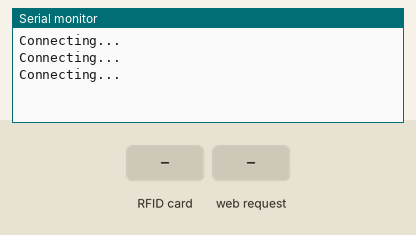
Bench run of a sketch on a simulated ESP8266 (NodeMCU). On the bench: the last lines printed to the serial monitor. Inputs (shaded band) come from the test bench. WiFi joins after 1.5 s; servers stay silent unless stated.

Above: at 2.7 s.
2.8 s: RFID card 5E 7A 19 C4 held to the reader
At 4.0 s:
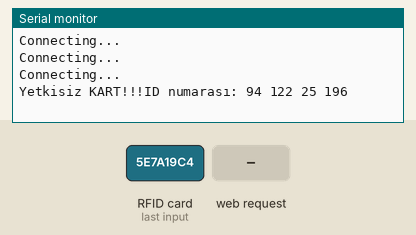
4.3 s: HTTP request GET /update received
At 4.8 s:
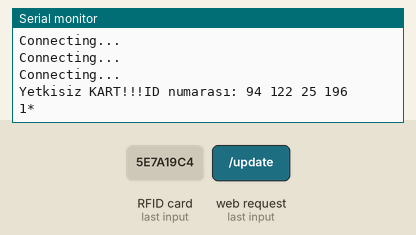
5.8 s: HTTP request GET /otonom received
At 6.4 s:
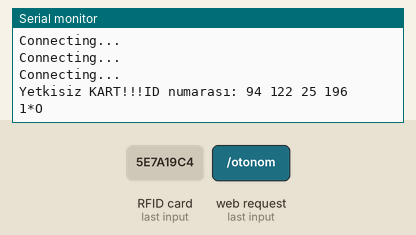

The sketch:

alverEGE.ino
```cpp
#include <ESP8266WiFi.h>
#include <WiFiClient.h>
#include <ESP8266WebServer.h>
#include <MFRC522.h>
#include <SPI.h>

//RFID pinleri
int RST_PIN = 9;
int SS_PIN = 10;
MFRC522 rfid(SS_PIN,RST_PIN);
byte ID[4] = {6,16,239,197};

const char *ssid = "SUPERONLINE_WiFi_4614";
const char *password = "t5CuNKueHphC";
IPAddress ip(192, 168, 1, 200);
IPAddress gateway(192, 168, 1, 1);
IPAddress subnet(255, 255, 255, 0);
ESP8266WebServer server(80);

String  resp;
int isYavas = 0;


void handleRoot()
{
    server.send(200, "text/html", "You are connected");
}

void setup() {
  Serial.begin(9600);
  SPI.begin();
  rfid.PCD_Init();

  WiFi.begin(ssid, password);
  while (WiFi.status() != WL_CONNECTED)
  {
      delay(500);
      Serial.println("Connecting...");
  }
  WiFi.config(ip, gateway, subnet);

  server.on("/update", handle);
  server.on("/otonom", handleOtonom);
  server.begin();
  //Serial.println("HTTP server started");  //TEST amaçlı
}

void handle(){
  server.send(200,"text/plain","CONNECTED");
    resp = server.arg("value");
    if(isYavas = 1){
      resp = resp.substring(0,1) + "1";
      }
    //else if(is
    //veri = resp.substring(0,2).toInt();
    Serial.print(resp + "*");                   // * = 42 ascii
}

void handleOtonom(){
  Serial.print("O");
  if(Serial.available() > 0){
    int otonomDurum = Serial.read();
    if (otonomDurum == 77){
      //otonom iş bitince bu alttaki gidicek
      server.send(200,"text/plain","ELLE");
    }
    else{
        server.send(200,"text/plain","OTONOM");
      }
  }
  delay(1);   //??????
}


void loop() {
  readKey();
  server.handleClient();
}

void readKey(){

   if(! rfid.PICC_IsNewCardPresent()){
       return;
    }
   if(! rfid.PICC_ReadCardSerial()){
       return;
    }
   if(rfid.uid.uidByte[0] == ID[0] &&
   rfid.uid.uidByte[1] == ID[1] &&
   rfid.uid.uidByte[2] == ID[2] &&
   rfid.uid.uidByte[3] == ID[3]){
    Serial.println("YAVAŞ!!!");
    isYavas = 1;
    printKey();
    delay(1000);
    isYavas = 0;
    }
   else{
    Serial.print("Yetkisiz KART!!!");
    printKey();
    }
   rfid.PICC_HaltA();
  }

void printKey(){
  Serial.print("ID numarası: ");
  for(int i = 0; i < 4; i++){
    Serial.print(rfid.uid.uidByte[i]);
    Serial.print(" ");
    }
   Serial.println(" ");
  }
```

Measured:
- after the input at 2.8 s, the serial monitor: prints a new line at once (image 1)
- after the input at 4.3 s, the serial monitor: prints a new line at once (image 2)
- after the input at 5.8 s, the serial monitor: prints a new line at once (image 3)
